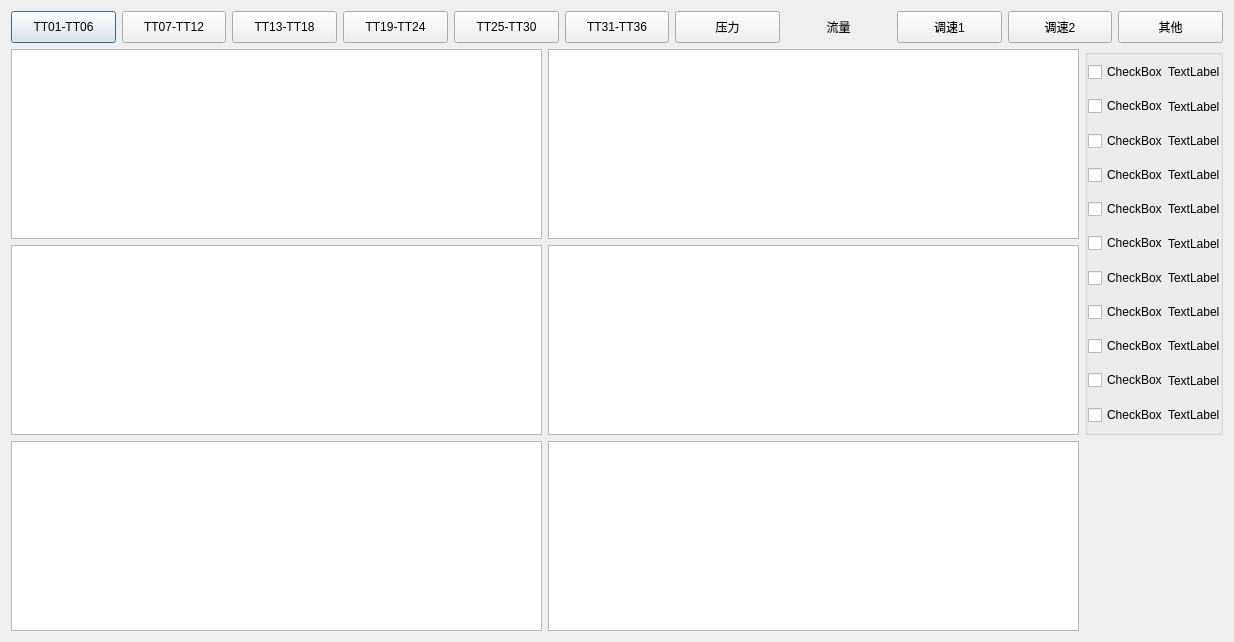
<?xml version="1.0" encoding="UTF-8"?>
<ui version="4.0">
 <class>RTCurve</class>
 <widget class="QDialog" name="RTCurve">
  <property name="geometry">
   <rect>
    <x>0</x>
    <y>0</y>
    <width>1234</width>
    <height>642</height>
   </rect>
  </property>
  <property name="windowTitle">
   <string>Dialog</string>
  </property>
  <layout class="QGridLayout" name="gridLayout_2">
   <item row="1" column="0">
    <widget class="QChartView" name="realTimeCurve_1">
     <property name="minimumSize">
      <size>
       <width>0</width>
       <height>0</height>
      </size>
     </property>
     <property name="maximumSize">
      <size>
       <width>16777215</width>
       <height>16777215</height>
      </size>
     </property>
     <property name="styleSheet">
      <string notr="true"/>
     </property>
    </widget>
   </item>
   <item row="1" column="1">
    <widget class="QChartView" name="realTimeCurve_4">
     <property name="minimumSize">
      <size>
       <width>0</width>
       <height>0</height>
      </size>
     </property>
     <property name="maximumSize">
      <size>
       <width>16777215</width>
       <height>16777215</height>
      </size>
     </property>
    </widget>
   </item>
   <item row="1" column="2" rowspan="2">
    <widget class="QGroupBox" name="groupBox">
     <property name="maximumSize">
      <size>
       <width>187</width>
       <height>507</height>
      </size>
     </property>
     <property name="title">
      <string/>
     </property>
     <layout class="QGridLayout" name="gridLayout">
      <property name="leftMargin">
       <number>0</number>
      </property>
      <property name="topMargin">
       <number>0</number>
      </property>
      <property name="rightMargin">
       <number>0</number>
      </property>
      <property name="bottomMargin">
       <number>0</number>
      </property>
      <property name="spacing">
       <number>0</number>
      </property>
      <item row="0" column="0">
       <layout class="QHBoxLayout" name="horizontalLayout_2">
        <property name="spacing">
         <number>0</number>
        </property>
        <item>
         <widget class="QCheckBox" name="checkBox">
          <property name="text">
           <string>CheckBox</string>
          </property>
         </widget>
        </item>
        <item>
         <widget class="QLabel" name="label">
          <property name="text">
           <string>TextLabel</string>
          </property>
         </widget>
        </item>
       </layout>
      </item>
      <item row="1" column="0">
       <layout class="QHBoxLayout" name="horizontalLayout_12">
        <property name="spacing">
         <number>0</number>
        </property>
        <item>
         <widget class="QCheckBox" name="checkBox_11">
          <property name="text">
           <string>CheckBox</string>
          </property>
         </widget>
        </item>
        <item>
         <widget class="QLabel" name="label_11">
          <property name="text">
           <string>TextLabel</string>
          </property>
         </widget>
        </item>
       </layout>
      </item>
      <item row="2" column="0">
       <layout class="QHBoxLayout" name="horizontalLayout_13">
        <property name="spacing">
         <number>0</number>
        </property>
        <item>
         <widget class="QCheckBox" name="checkBox_12">
          <property name="text">
           <string>CheckBox</string>
          </property>
         </widget>
        </item>
        <item>
         <widget class="QLabel" name="label_12">
          <property name="text">
           <string>TextLabel</string>
          </property>
         </widget>
        </item>
       </layout>
      </item>
      <item row="3" column="0">
       <layout class="QHBoxLayout" name="horizontalLayout_14">
        <property name="spacing">
         <number>0</number>
        </property>
        <item>
         <widget class="QCheckBox" name="checkBox_13">
          <property name="text">
           <string>CheckBox</string>
          </property>
         </widget>
        </item>
        <item>
         <widget class="QLabel" name="label_13">
          <property name="text">
           <string>TextLabel</string>
          </property>
         </widget>
        </item>
       </layout>
      </item>
      <item row="4" column="0">
       <layout class="QHBoxLayout" name="horizontalLayout_15">
        <property name="spacing">
         <number>0</number>
        </property>
        <item>
         <widget class="QCheckBox" name="checkBox_14">
          <property name="text">
           <string>CheckBox</string>
          </property>
         </widget>
        </item>
        <item>
         <widget class="QLabel" name="label_14">
          <property name="text">
           <string>TextLabel</string>
          </property>
         </widget>
        </item>
       </layout>
      </item>
      <item row="5" column="0">
       <layout class="QHBoxLayout" name="horizontalLayout_16">
        <property name="spacing">
         <number>0</number>
        </property>
        <item>
         <widget class="QCheckBox" name="checkBox_15">
          <property name="text">
           <string>CheckBox</string>
          </property>
         </widget>
        </item>
        <item>
         <widget class="QLabel" name="label_15">
          <property name="text">
           <string>TextLabel</string>
          </property>
         </widget>
        </item>
       </layout>
      </item>
      <item row="6" column="0">
       <layout class="QHBoxLayout" name="horizontalLayout_17">
        <property name="spacing">
         <number>0</number>
        </property>
        <item>
         <widget class="QCheckBox" name="checkBox_16">
          <property name="text">
           <string>CheckBox</string>
          </property>
         </widget>
        </item>
        <item>
         <widget class="QLabel" name="label_16">
          <property name="text">
           <string>TextLabel</string>
          </property>
         </widget>
        </item>
       </layout>
      </item>
      <item row="7" column="0">
       <layout class="QHBoxLayout" name="horizontalLayout_18">
        <property name="spacing">
         <number>0</number>
        </property>
        <item>
         <widget class="QCheckBox" name="checkBox_17">
          <property name="text">
           <string>CheckBox</string>
          </property>
         </widget>
        </item>
        <item>
         <widget class="QLabel" name="label_17">
          <property name="text">
           <string>TextLabel</string>
          </property>
         </widget>
        </item>
       </layout>
      </item>
      <item row="8" column="0">
       <layout class="QHBoxLayout" name="horizontalLayout_19">
        <property name="spacing">
         <number>0</number>
        </property>
        <item>
         <widget class="QCheckBox" name="checkBox_18">
          <property name="text">
           <string>CheckBox</string>
          </property>
         </widget>
        </item>
        <item>
         <widget class="QLabel" name="label_18">
          <property name="text">
           <string>TextLabel</string>
          </property>
         </widget>
        </item>
       </layout>
      </item>
      <item row="9" column="0">
       <layout class="QHBoxLayout" name="horizontalLayout_20">
        <property name="spacing">
         <number>0</number>
        </property>
        <item>
         <widget class="QCheckBox" name="checkBox_19">
          <property name="text">
           <string>CheckBox</string>
          </property>
         </widget>
        </item>
        <item>
         <widget class="QLabel" name="label_19">
          <property name="text">
           <string>TextLabel</string>
          </property>
         </widget>
        </item>
       </layout>
      </item>
      <item row="10" column="0">
       <layout class="QHBoxLayout" name="horizontalLayout_24">
        <property name="spacing">
         <number>0</number>
        </property>
        <item>
         <widget class="QCheckBox" name="checkBox_23">
          <property name="text">
           <string>CheckBox</string>
          </property>
         </widget>
        </item>
        <item>
         <widget class="QLabel" name="label_23">
          <property name="text">
           <string>TextLabel</string>
          </property>
         </widget>
        </item>
       </layout>
      </item>
     </layout>
    </widget>
   </item>
   <item row="2" column="0">
    <widget class="QChartView" name="realTimeCurve_2">
     <property name="minimumSize">
      <size>
       <width>0</width>
       <height>0</height>
      </size>
     </property>
     <property name="maximumSize">
      <size>
       <width>16777215</width>
       <height>16777215</height>
      </size>
     </property>
    </widget>
   </item>
   <item row="2" column="1">
    <widget class="QChartView" name="realTimeCurve_5">
     <property name="minimumSize">
      <size>
       <width>0</width>
       <height>0</height>
      </size>
     </property>
     <property name="maximumSize">
      <size>
       <width>16777215</width>
       <height>16777215</height>
      </size>
     </property>
    </widget>
   </item>
   <item row="3" column="0">
    <widget class="QChartView" name="realTimeCurve_3">
     <property name="minimumSize">
      <size>
       <width>0</width>
       <height>0</height>
      </size>
     </property>
     <property name="maximumSize">
      <size>
       <width>16777215</width>
       <height>16777215</height>
      </size>
     </property>
    </widget>
   </item>
   <item row="3" column="1">
    <widget class="QChartView" name="realTimeCurve_6">
     <property name="minimumSize">
      <size>
       <width>0</width>
       <height>0</height>
      </size>
     </property>
     <property name="maximumSize">
      <size>
       <width>16777215</width>
       <height>16777215</height>
      </size>
     </property>
    </widget>
   </item>
   <item row="0" column="0" colspan="3">
    <layout class="QHBoxLayout" name="horizontalLayout">
     <item>
      <widget class="QPushButton" name="TT01_TT06_btn">
       <property name="minimumSize">
        <size>
         <width>0</width>
         <height>32</height>
        </size>
       </property>
       <property name="maximumSize">
        <size>
         <width>136</width>
         <height>32</height>
        </size>
       </property>
       <property name="text">
        <string>TT01-TT06</string>
       </property>
      </widget>
     </item>
     <item>
      <widget class="QPushButton" name="TT07_TT12_btn">
       <property name="minimumSize">
        <size>
         <width>0</width>
         <height>32</height>
        </size>
       </property>
       <property name="maximumSize">
        <size>
         <width>136</width>
         <height>32</height>
        </size>
       </property>
       <property name="text">
        <string>TT07-TT12</string>
       </property>
      </widget>
     </item>
     <item>
      <widget class="QPushButton" name="TT13_TT18_btn">
       <property name="minimumSize">
        <size>
         <width>0</width>
         <height>32</height>
        </size>
       </property>
       <property name="maximumSize">
        <size>
         <width>136</width>
         <height>32</height>
        </size>
       </property>
       <property name="text">
        <string>TT13-TT18</string>
       </property>
      </widget>
     </item>
     <item>
      <widget class="QPushButton" name="TT19_TT24_btn">
       <property name="minimumSize">
        <size>
         <width>0</width>
         <height>32</height>
        </size>
       </property>
       <property name="maximumSize">
        <size>
         <width>136</width>
         <height>32</height>
        </size>
       </property>
       <property name="text">
        <string>TT19-TT24</string>
       </property>
      </widget>
     </item>
     <item>
      <widget class="QPushButton" name="TT25_TT30_btn">
       <property name="minimumSize">
        <size>
         <width>0</width>
         <height>32</height>
        </size>
       </property>
       <property name="maximumSize">
        <size>
         <width>136</width>
         <height>32</height>
        </size>
       </property>
       <property name="autoFillBackground">
        <bool>true</bool>
       </property>
       <property name="styleSheet">
        <string notr="true"/>
       </property>
       <property name="text">
        <string>TT25-TT30</string>
       </property>
      </widget>
     </item>
     <item>
      <widget class="QPushButton" name="TT31_TT36_btn">
       <property name="minimumSize">
        <size>
         <width>0</width>
         <height>32</height>
        </size>
       </property>
       <property name="maximumSize">
        <size>
         <width>136</width>
         <height>32</height>
        </size>
       </property>
       <property name="text">
        <string>TT31-TT36</string>
       </property>
      </widget>
     </item>
     <item>
      <widget class="QPushButton" name="pressure_btn">
       <property name="minimumSize">
        <size>
         <width>0</width>
         <height>32</height>
        </size>
       </property>
       <property name="maximumSize">
        <size>
         <width>136</width>
         <height>32</height>
        </size>
       </property>
       <property name="text">
        <string>压力</string>
       </property>
      </widget>
     </item>
     <item>
      <widget class="QPushButton" name="flow_btn">
       <property name="minimumSize">
        <size>
         <width>0</width>
         <height>32</height>
        </size>
       </property>
       <property name="maximumSize">
        <size>
         <width>136</width>
         <height>32</height>
        </size>
       </property>
       <property name="styleSheet">
        <string notr="true">QPushButton {border-radius: 20px;}</string>
       </property>
       <property name="text">
        <string>流量</string>
       </property>
      </widget>
     </item>
     <item>
      <widget class="QPushButton" name="speed_1_btn">
       <property name="minimumSize">
        <size>
         <width>0</width>
         <height>32</height>
        </size>
       </property>
       <property name="maximumSize">
        <size>
         <width>136</width>
         <height>32</height>
        </size>
       </property>
       <property name="text">
        <string>调速1</string>
       </property>
      </widget>
     </item>
     <item>
      <widget class="QPushButton" name="speed_2_btn">
       <property name="minimumSize">
        <size>
         <width>0</width>
         <height>32</height>
        </size>
       </property>
       <property name="maximumSize">
        <size>
         <width>136</width>
         <height>32</height>
        </size>
       </property>
       <property name="text">
        <string>调速2</string>
       </property>
      </widget>
     </item>
     <item>
      <widget class="QPushButton" name="others_btn">
       <property name="minimumSize">
        <size>
         <width>0</width>
         <height>32</height>
        </size>
       </property>
       <property name="maximumSize">
        <size>
         <width>136</width>
         <height>32</height>
        </size>
       </property>
       <property name="text">
        <string>其他</string>
       </property>
      </widget>
     </item>
    </layout>
   </item>
  </layout>
 </widget>
 <customwidgets>
  <customwidget>
   <class>QChartView</class>
   <extends>QGraphicsView</extends>
   <header location="global">qchartview.h</header>
  </customwidget>
 </customwidgets>
 <resources/>
 <connections/>
</ui>
